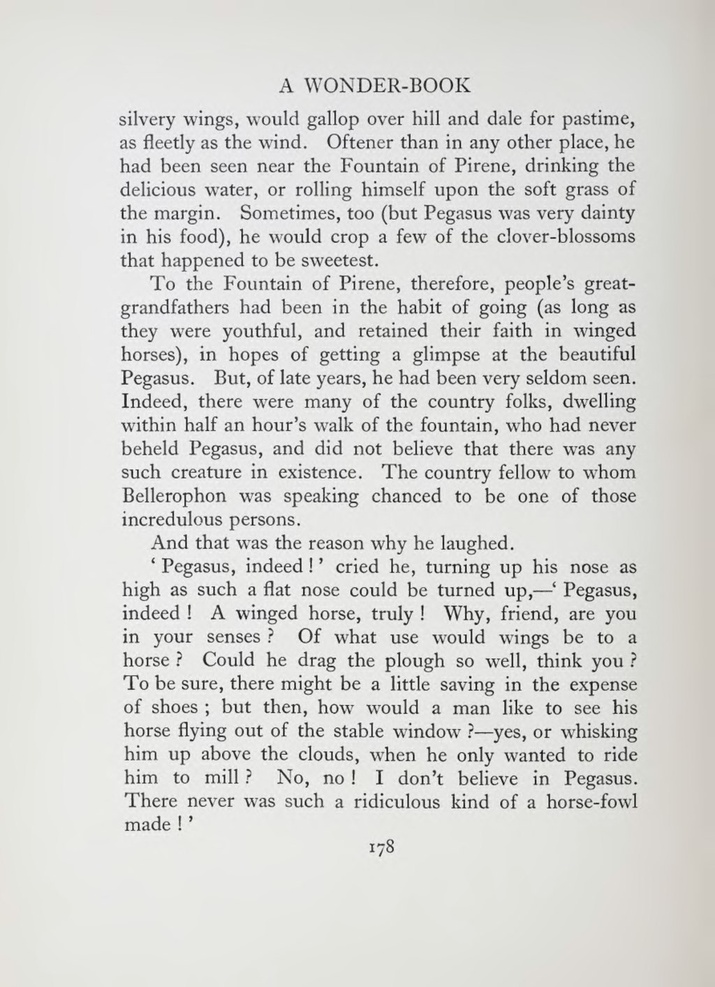
#> input picture src/inputImages/bookpage.jpg, 715 x 987 px, shrunk from 1024 x 1415 before the run, found by its file name
$ python main.py
#> lines starting #> are read from the running program, lines starting #| are printed output that depends on the picture; after the words box and inside, x2 and y2 are one past the last pixel; in counts of white or black regions, pixels touching at a corner belong together
### src/image.py
import time
import cv2 as cv
import numpy as np

def readImage(path):
    return  cv.imread(path,0)

def writeImage(img, name):
    cv.imwrite(name, img)

def writeImagesList(imgList, path, format):
    for index, img in enumerate(imgList):
        ts = str(time.time())
        writeImage(img, path + "img_" + ts + "_" + str(index) + format)

def cropImageHorizontal(img, start, end):
    return img[start:end, :]

def cropImageVertical(img, start, end):
    return img[:, start:end]

def getHorizontalHistogram(img):
    return img.shape[1] - np.sum(img,axis=1,keepdims=True)/255

def getVerticalHistogram(img):
    return img.shape[0] - np.sum(img,axis=0,keepdims=True)/255

def applyGrayscale(img):
    return img

def applyNoiseRemoval(img):
    return cv.GaussianBlur(img,(5,5),0)

### src/segmentation.py
import time
import numpy as np
import cv2 as cv
from scipy.signal import find_peaks

from image import writeImage, cropImageHorizontal, cropImageVertical, getHorizontalHistogram, getVerticalHistogram

def adaptiveThreshold(img):
     return cv.adaptiveThreshold(img,255,cv.ADAPTIVE_THRESH_GAUSSIAN_C,\
                cv.THRESH_BINARY,11,2)

def getLocalMinimas(array):
    return find_peaks(-array)

def getLocalMaximas(array):
    return find_peaks(array)

def horizontalSegmentation(horizontalHistogram, img):
    horizontalLowerPeaks = getLocalMinimas(horizontalHistogram)
    horizontalCutImages = []
    previousPeak = 0
    # cuts the image based on lower horizontal peaks
    for peak in horizontalLowerPeaks[0]:
        if peak - previousPeak < 20:
            continue
        horizontalCutImages.append(cropImageHorizontal(img, previousPeak, peak))
        previousPeak = peak
    return horizontalCutImages

def verticalSegmentation(histogram, img):
    lowerPeaks = getLocalMinimas(histogram)
    images = []
    previousPeak = 0
    # cuts the image based on lower horizontal peaks
    for peak in lowerPeaks[0]:
        images.append(cropImageVertical(img, previousPeak, peak))
        previousPeak = peak
    return images

def lineLevelSegmentation(binaryImage):
    histogram = getHorizontalHistogram(binaryImage).flatten()
    return horizontalSegmentation(histogram, binaryImage)

def wordLevelSegmentation(binaryImage):
    histogram = getVerticalHistogram(binaryImage).flatten()
    return verticalSegmentation(histogram, binaryImage)

### src/plot.py
import numpy as np
from matplotlib import pyplot as plt

def plotImage(img, title="Imagem"):
    plt.imshow(img,'gray')
    plt.title(title)
    plt.xticks([]),plt.yticks([])
    plt.show()

def plotHistogram(array, title="histogram"):
    plt.plot(array)
    plt.show()

### src/main.py
import numpy as np
import cv2 as cv
from image import readImage, writeImagesList, applyGrayscale, applyNoiseRemoval
from segmentation import adaptiveThreshold, lineLevelSegmentation, wordLevelSegmentation
from plot import plotImage, plotHistogram

def generateLines(binaryImage):
    # applies a segmentation that returns an array of text lines
    lineImages = lineLevelSegmentation(binaryImage)
    writeImagesList(lineImages, "src/outputImages/lines/", ".jpg") # writes the line images on the path folder
    return lineImages

def generateWords(lineImagesList):
    # applies a segmentation on each line that returns an array of words from that text line
    wordsImages = []
    for line in lineImagesList:
        wordsImages.append(wordLevelSegmentation(line))
    # it writes the image files for each words list in wordImages
    for line in wordsImages:
        writeImagesList(line, "src/outputImages/characteres/", ".jpg") # writes the words images on the path folder
    return wordsImages

def main():

    imgFolder = "src/inputImages/"
    imgName = "bookpage"
    imgFormat = ".jpg"
    inputImage = readImage(imgFolder + imgName + imgFormat) # reads image file from folder

    modifiedInputImage = applyGrayscale(inputImage) # filters the image to grayscale
    modifiedInputImage = applyNoiseRemoval(modifiedInputImage) # applies a filter to remove noise
#> in applyNoiseRemoval, `return cv.GaussianBlur(img,(5,5),0)`:
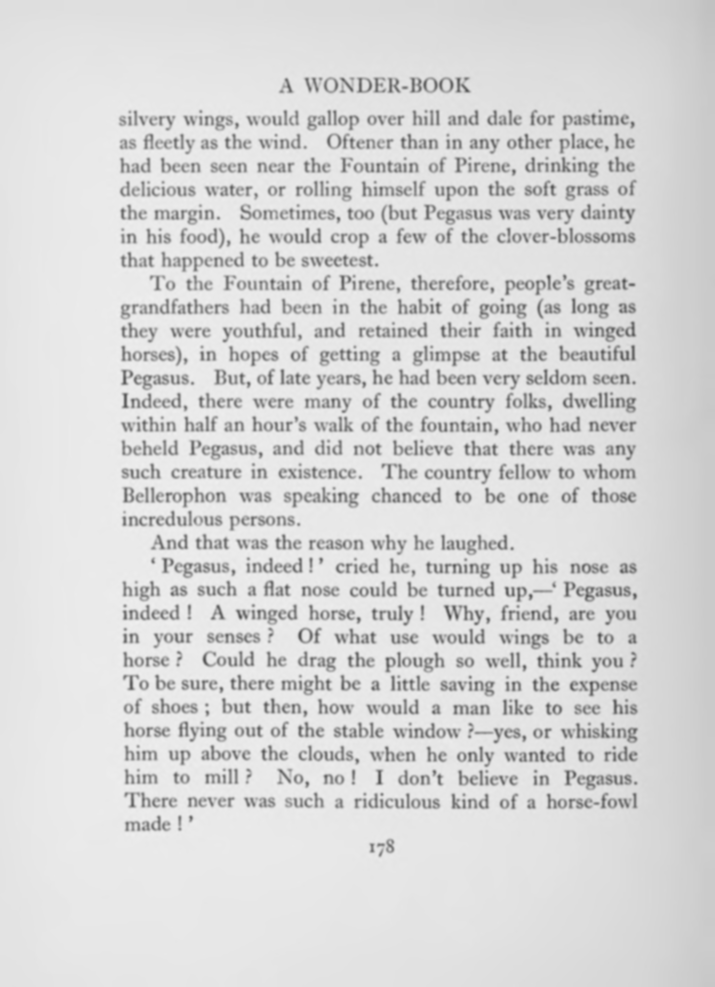
#> returned value: shape (987, 715); min 83, max 239, mean 215.8
    binaryInputImage = adaptiveThreshold(modifiedInputImage) # applies adaptive threshold to get a binary image
#> in adaptiveThreshold, `return cv.adaptiveThreshold(img,255,cv.ADAPTIVE_THRESH_GAUSSIAN_C,\ cv..`:
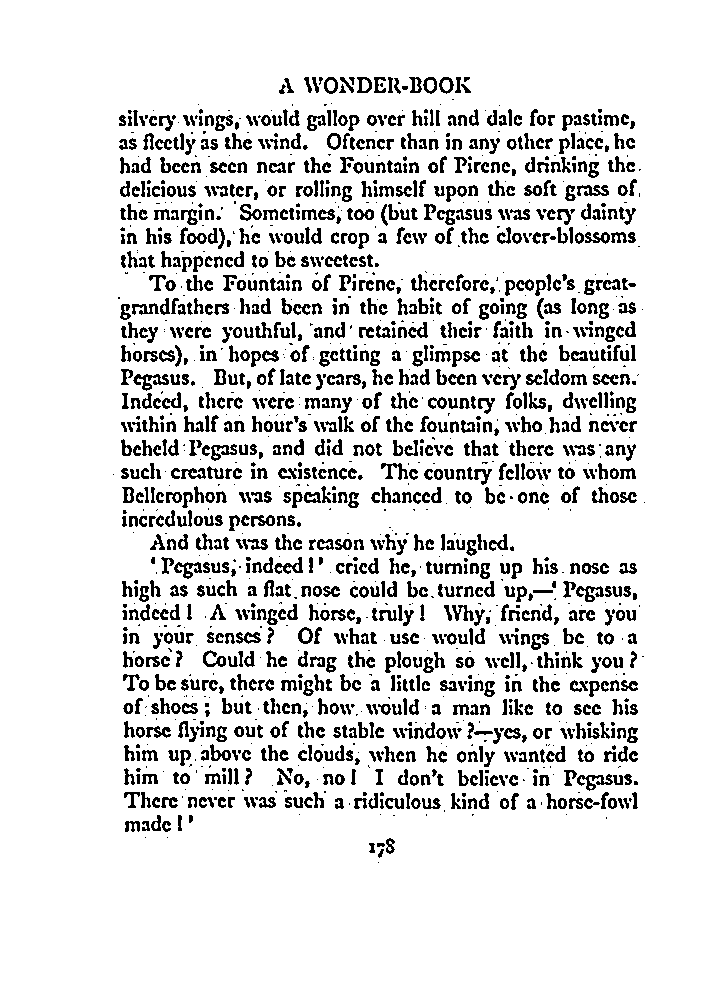
#> returned value: shape (987, 715); 88% white; 1767 black regions (549 under 20 px), largest, box (x1, y1, x2, y2) and area: (133, 374, 169, 391) 270, (577, 774, 613, 791) 248, (174, 562, 202, 579) 214

    # plotting binary image
    plotImage(binaryInputImage, "Binary image generated by Adaptive Threshold")

    # does the segmentation and returns an array of images, each image is a text line
    lineImages = generateLines(binaryInputImage)
#> in lineLevelSegmentation, `histogram = getHorizontalHistogram(binaryImage).flatten()`: histogram = 987 values, max 324 at index 211, min 0 at index 0, mean 85.54
#> the loop in horizontalSegmentation, `for peak in horizontalLowerPeaks[0]:` made 138 passes
#> peak on passes 2, 3, 4, 5, 7, 8, 9, 11, 12, 13, 15, 16: 85, 87, 96, 101, 113, 120, 126, 137, 144, 150, 161, 167
#> (peak, previousPeak) on passes 1, 6, 10, 14, 17, 21: (82, 82), (107, 107), (131, 131), (154, 154), (174, 174), (198, 198)
#> after the loop in horizontalSegmentation, `for peak in horizontalLowerPeaks[0]:`: horizontalCutImages = 34 items
#> the loop in writeImagesList, `for index, img in enumerate(imgList):` made 34 passes
#> pass 1, in writeImage, `cv.imwrite(name, img)`:
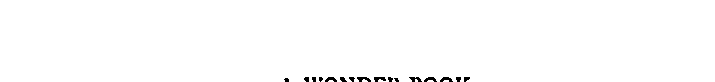
#> saved as img_1795201546.126877_0.jpg: shape (82, 715); 99.3% white; 16 black regions (5 under 20 px), largest, box (x1, y1, x2, y2) and area: (357, 77, 371, 82) 45, (374, 77, 386, 82) 41, (409, 77, 422, 82) 40
#> pass 2, in writeImage (call 2), `cv.imwrite(name, img)`:
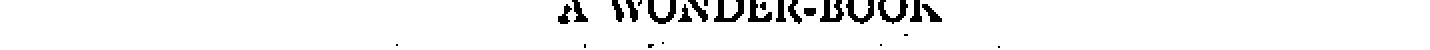
#> saved as img_1795201546.1304083_1.jpg: shape (25, 715) (shown 2 times larger); 95% white; 27 black regions (10 under 20 px), largest, box (x1, y1, x2, y2) and area: (357, 0, 372, 11) 82, (324, 0, 338, 12) 80, (439, 0, 454, 12) 78
#> lineImages = 34 items

    # uses the lines list to segmentate words. Returns a matrix where each index is a list of words from the same line
    wordsMatrix = generateWords(lineImages)
#> the loop in generateWords, `for line in lineImagesList:` made 34 passes
#> the loop in generateWords, `for line in wordsImages:` made 34 passes
#> pass 1, in writeImage (call 35), `cv.imwrite(name, img)`:
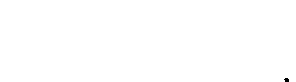
#> saved as img_1795201546.3092802_0.jpg: shape (82, 296); 99.9% white; 1 black region (1 under 20 px)
#> pass 2, in writeImage (call 57), `cv.imwrite(name, img)`:
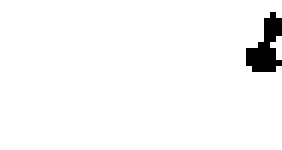
#> saved as img_1795201546.3204358_1.jpg: shape (25, 47) (shown 6 times larger); 97.1% white; 1 black region, box (x1, y1, x2, y2) and area: (41, 2, 47, 12) 34
#> pass 2, in writeImage (call 83), `cv.imwrite(name, img)`:
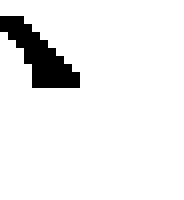
#> saved as img_1795201546.3299685_27.jpg: shape (25, 23) (shown 8 times larger); 92.9% white; 1 black region, box (x1, y1, x2, y2) and area: (0, 2, 10, 11) 41
#> wordsMatrix = 34 items


if __name__ == "__main__":
    main()
